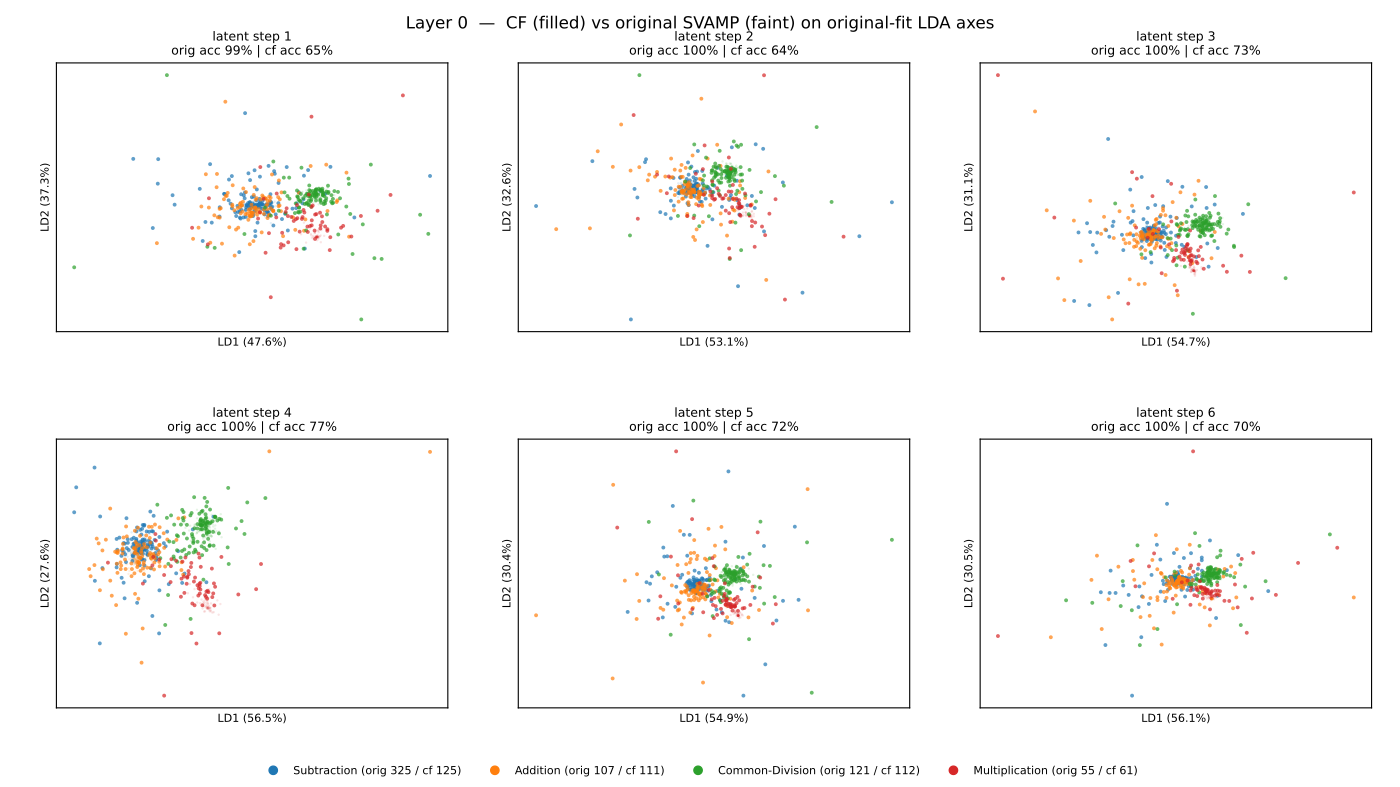

Write the Python code that produced this figure.
"""Project magnitude-matched counterfactual activations onto the LDA operator
axes that were fit on the original SVAMP activations. If operator clusters
survive, the LDA direction is genuinely operator-coding (not magnitude in
disguise). If clusters collapse, the original LDA was magnitude.

Slideshow: per (layer × latent step), one subplot showing
  - original SVAMP points (small gray, operator-colored borders) — reference
  - CF points (filled, operator-colored, opaque) — held-out projection
On the same LDA axes (fit on original).

Layout: 17 slides, one per layer, 6 latent-step subplots each.

Reports a per-(layer, latent-step) operator-classification accuracy on the CF
projection (using the LDA classifier fit on original) so we can quantify how
well the operator direction generalizes.
"""

from __future__ import annotations

import json
from collections import Counter
from pathlib import Path

import matplotlib.pyplot as plt
import numpy as np
import torch
from datasets import concatenate_datasets, load_dataset
from matplotlib.backends.backend_pdf import PdfPages
from matplotlib.lines import Line2D
from sklearn.discriminant_analysis import LinearDiscriminantAnalysis


REPO = Path(__file__).resolve().parent.parent.parent
ORIG_ACTS = REPO / "inference" / "runs" / "svamp_student" / "activations.pt"
CF_ACTS = REPO / "inference" / "runs" / "cf_under99_b_student" / "activations.pt"
CF_DATA = REPO.parent / "cf-datasets" / "cf_under99_b.json"
OUT_PDF = REPO / "visualizations-student-correct" / "sc-v2-B" / "cf_lda_compare.pdf"
OUT_STATS = REPO / "visualizations-student-correct" / "sc-v2-B" / "cf_lda_stats.json"

PROBLEM_TYPE_COLORS = {
    "Subtraction": "#1f77b4",
    "Addition": "#ff7f0e",
    "Common-Division": "#2ca02c",
    "Multiplication": "#d62728",
}


def load_orig_problem_types() -> np.ndarray:
    ds = load_dataset("ChilleD/SVAMP")
    full = concatenate_datasets([ds["train"], ds["test"]])
    types = [t.replace("Common-Divison", "Common-Division") for t in full["Type"]]
    return np.array(types)


def load_cf_metadata() -> tuple[np.ndarray, np.ndarray]:
    rows = json.load(open(CF_DATA))
    types = np.array([r["type"] for r in rows])
    bucket = np.array([r["output_bucket"] for r in rows])
    return types, bucket


def load_acts(path: Path) -> np.ndarray:
    t = torch.load(path, map_location="cpu", weights_only=True)
    return t.float().numpy()  # (N, S, L, H)


def main():
    print("loading metadata + activations")
    orig_types = load_orig_problem_types()
    cf_types, cf_bucket = load_cf_metadata()
    orig = load_acts(ORIG_ACTS)
    cf = load_acts(CF_ACTS)

    # Filter both to student-correct (each on its own student results).
    orig_results = json.load(open(REPO / "inference/runs/svamp_student/results.json"))
    orig_mask = np.array([r["correct"] for r in orig_results], dtype=bool)
    print(f"filter orig to student-correct: {int(orig_mask.sum())}/{len(orig_mask)}")
    orig = orig[orig_mask]
    orig_types = orig_types[orig_mask]

    cf_results = json.load(open(REPO / "inference/runs/cf_under99_b_student/results.json"))
    cf_mask = np.array([r["correct"] for r in cf_results], dtype=bool)
    print(f"filter cf to student-correct:   {int(cf_mask.sum())}/{len(cf_mask)}")
    cf = cf[cf_mask]
    cf_types = cf_types[cf_mask]
    cf_bucket = cf_bucket[cf_mask]

    print(f"  orig: {orig.shape}  cf: {cf.shape}")
    print(f"  cf type counts:   {dict(Counter(cf_types))}")
    print(f"  cf bucket counts: {dict(Counter(cf_bucket))}")

    L = orig.shape[2]
    S = orig.shape[1]

    # Fit LDA on each (layer, latent_step) using ORIGINAL SVAMP, transform both.
    proj_orig = np.empty((L, S, orig.shape[0], 2), dtype=np.float32)
    proj_cf = np.empty((L, S, cf.shape[0], 2), dtype=np.float32)
    var_ratio = np.empty((L, S, 2), dtype=np.float32)
    cf_acc = np.empty((L, S), dtype=np.float32)
    orig_acc = np.empty((L, S), dtype=np.float32)
    print(f"fitting {L*S} LDAs on original SVAMP, projecting CF, scoring")
    for layer in range(L):
        for step in range(S):
            X_orig = orig[:, step, layer, :]
            X_cf = cf[:, step, layer, :]
            lda = LinearDiscriminantAnalysis(n_components=2, solver="svd")
            lda.fit(X_orig, orig_types)
            proj_orig[layer, step] = lda.transform(X_orig)[:, :2]
            proj_cf[layer, step] = lda.transform(X_cf)[:, :2]
            var_ratio[layer, step] = lda.explained_variance_ratio_[:2]
            orig_acc[layer, step] = (lda.predict(X_orig) == orig_types).mean()
            cf_acc[layer, step] = (lda.predict(X_cf) == cf_types).mean()
        print(f"  layer {layer}/{L-1}  cf-acc(step1..6)={cf_acc[layer]}", flush=True)

    print("\nrendering slideshow")
    OUT_PDF.parent.mkdir(parents=True, exist_ok=True)
    with PdfPages(OUT_PDF) as pdf:
        for layer in range(L):
            fig, axes = plt.subplots(2, 3, figsize=(14, 7.875))
            fig.suptitle(
                f"Layer {layer}  —  CF (filled) vs original SVAMP (faint) on "
                f"original-fit LDA axes",
                fontsize=12,
            )
            legend_proxies = []
            for s, ax in enumerate(axes.ravel()):
                if s >= S:
                    ax.axis("off")
                    continue
                # Original (faint background)
                for cls, color in PROBLEM_TYPE_COLORS.items():
                    m = orig_types == cls
                    ax.scatter(
                        proj_orig[layer, s, m, 0], proj_orig[layer, s, m, 1],
                        s=3, c=color, alpha=0.12, linewidths=0,
                    )
                # Counterfactual (foreground)
                for cls, color in PROBLEM_TYPE_COLORS.items():
                    m = cf_types == cls
                    ax.scatter(
                        proj_cf[layer, s, m, 0], proj_cf[layer, s, m, 1],
                        s=8, c=color, alpha=0.7, linewidths=0,
                    )
                if s == 0 and not legend_proxies:
                    for cls, color in PROBLEM_TYPE_COLORS.items():
                        n_orig = (orig_types == cls).sum()
                        n_cf = (cf_types == cls).sum()
                        legend_proxies.append(
                            Line2D([0], [0], marker="o", linestyle="",
                                   color=color, label=f"{cls} (orig {n_orig} / cf {n_cf})")
                        )
                ax.set_title(
                    f"latent step {s+1}\n"
                    f"orig acc {orig_acc[layer, s]*100:.0f}% | cf acc {cf_acc[layer, s]*100:.0f}%",
                    fontsize=9,
                )
                ax.set_xticks([])
                ax.set_yticks([])
                ax.set_xlabel(f"LD1 ({var_ratio[layer, s, 0]*100:.1f}%)", fontsize=8)
                ax.set_ylabel(f"LD2 ({var_ratio[layer, s, 1]*100:.1f}%)", fontsize=8)

            if legend_proxies:
                fig.legend(handles=legend_proxies, loc="lower center",
                           ncol=len(legend_proxies), fontsize=8, frameon=False,
                           bbox_to_anchor=(0.5, 0.0))
            fig.subplots_adjust(top=0.92, bottom=0.10, left=0.04, right=0.98,
                                wspace=0.18, hspace=0.4)
            pdf.savefig(fig, dpi=140)
            plt.close(fig)

    # Save accuracies
    stats = {
        "orig_acc": orig_acc.tolist(),
        "cf_acc": cf_acc.tolist(),
        "var_ratio": var_ratio.tolist(),
        "shape": {"layers_plus_emb": L, "latent_steps": S},
    }
    OUT_STATS.write_text(json.dumps(stats, indent=2))
    print(f"\nclassifier accuracy (trained on orig SVAMP, applied to held-out CF):")
    print("layer | step1   step2   step3   step4   step5   step6  | mean")
    for layer in range(L):
        row = "  ".join(f"{cf_acc[layer, s]*100:5.1f}%" for s in range(S))
        print(f" {layer:>4d} | {row}  | {cf_acc[layer].mean()*100:5.1f}%")
    chance = max(Counter(orig_types).values()) / len(orig_types)
    print(f"\nmajority-class baseline: {chance*100:.1f}%")
    print(f"saved -> {OUT_PDF}  +  {OUT_STATS}")


if __name__ == "__main__":
    main()
